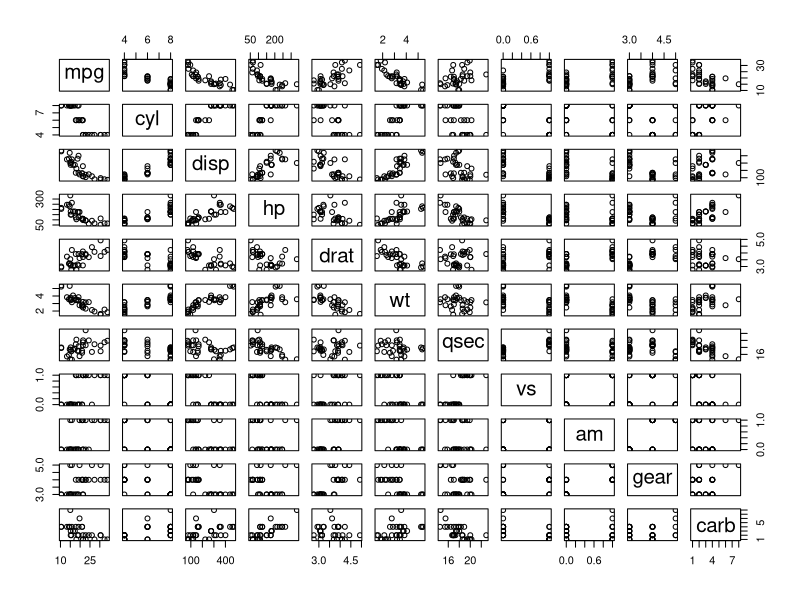
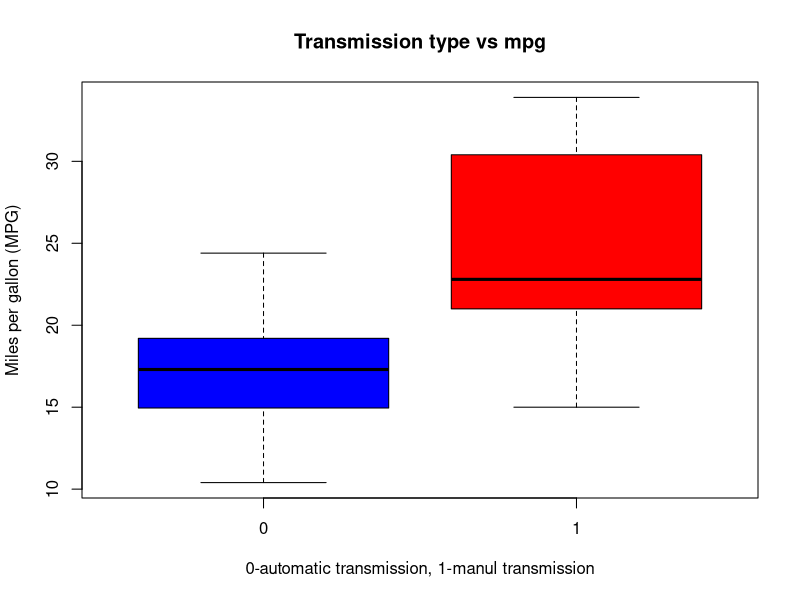
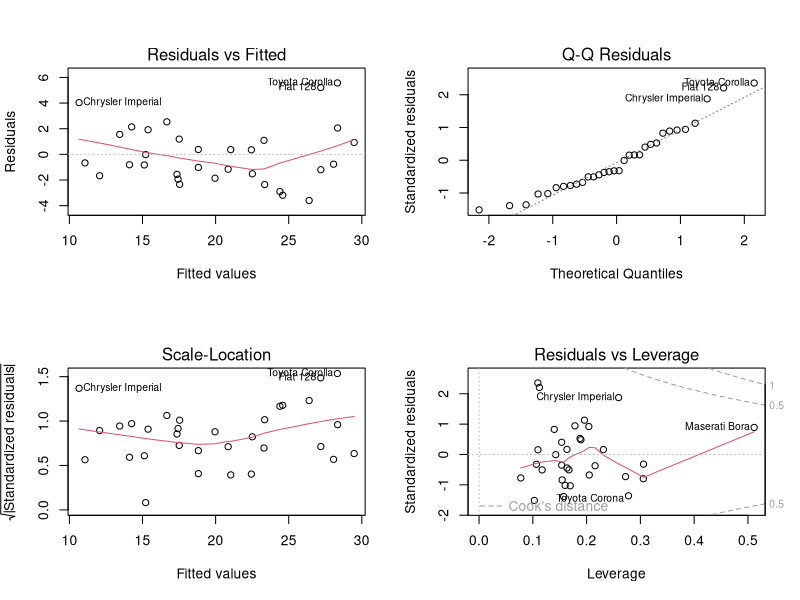
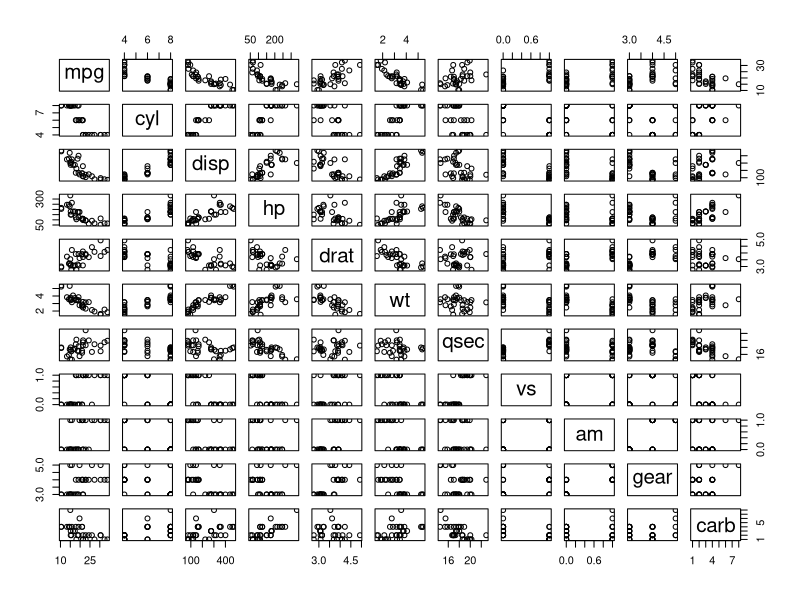
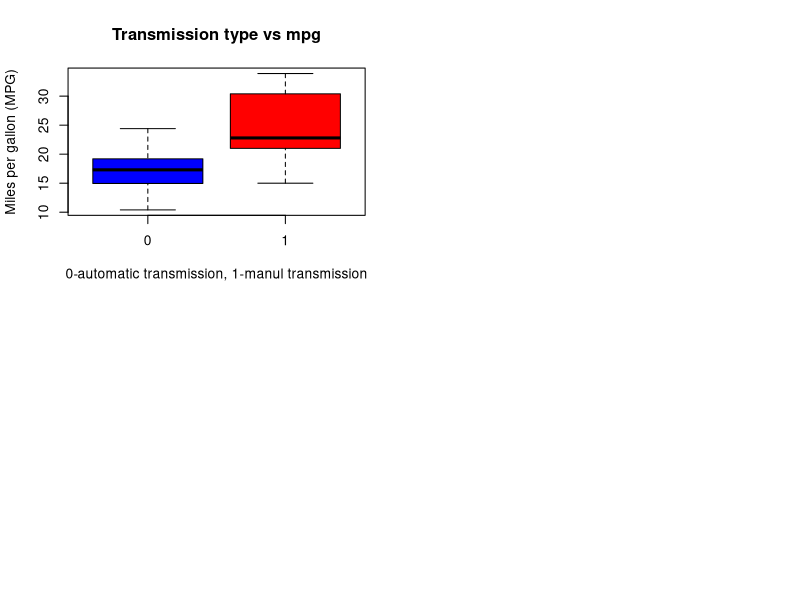
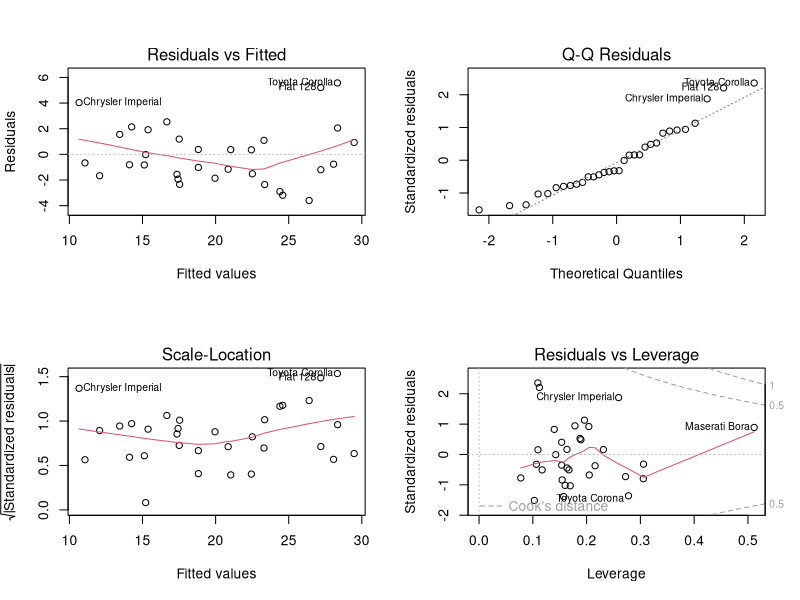

The R source for these figures, in order:
## ---- chunk 1
# load the dataset and know the data structure and first 6 columns 
library(datasets)
data("mtcars")
str(mtcars)
## ---- chunk 2
head(mtcars)
## ---- chunk 3
# plot the pairwise plot 
pairs(mpg~.,data=mtcars)
## ---- chunk 4
# plot the mpg~am 
plot(as.factor(mtcars$am),mtcars$mpg,col=c("blue","red"),xlab="0-automatic transmission, 1-manul transmission", ylab="Miles per gallon (MPG)", main="Transmission type vs mpg")
## ---- chunk 5
 t.test(mtcars$mpg[mtcars$am==0],mtcars$mpg[mtcars$am==1])
## ---- chunk 6
# simple linear regression 
fit1=lm(mtcars$mpg~mtcars$am)
summary(fit1)
## ---- chunk 7
cor(mtcars)[1,]
## ---- chunk 8
# multivariate linear regression 
fit2=lm(mpg~am+cyl+disp+hp+wt,data=mtcars)
summary(fit2)
## ---- chunk 9
par(mfrow=c(2,2))
plot(fit2)
## ---- chunk 10
# plot the pairwise plot 
pairs(mpg~.,data=mtcars)
## ---- chunk 11
# plot the mpg~am 
plot(as.factor(mtcars$am),mtcars$mpg,col=c("blue","red"),xlab="0-automatic transmission, 1-manul transmission", ylab="Miles per gallon (MPG)", main="Transmission type vs mpg")
## ---- chunk 12
par(mfrow=c(2,2))
plot(fit2)
